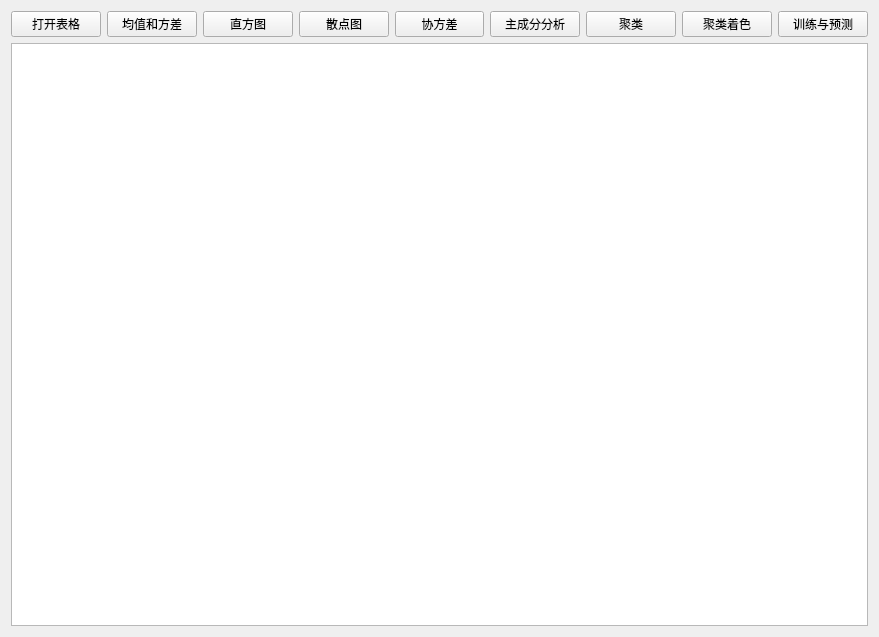
<?xml version="1.0" encoding="UTF-8"?>
<ui version="4.0">
 <class>Widget</class>
 <widget class="QWidget" name="Widget">
  <property name="geometry">
   <rect>
    <x>0</x>
    <y>0</y>
    <width>879</width>
    <height>637</height>
   </rect>
  </property>
  <property name="windowTitle">
   <string>Widget</string>
  </property>
  <layout class="QVBoxLayout" name="verticalLayout">
   <item>
    <layout class="QHBoxLayout" name="horizontalLayout">
     <item>
      <widget class="QPushButton" name="button_open">
       <property name="text">
        <string>打开表格</string>
       </property>
      </widget>
     </item>
     <item>
      <widget class="QPushButton" name="button_variance">
       <property name="text">
        <string>均值和方差</string>
       </property>
      </widget>
     </item>
     <item>
      <widget class="QPushButton" name="button_barchart">
       <property name="text">
        <string>直方图</string>
       </property>
      </widget>
     </item>
     <item>
      <widget class="QPushButton" name="button_scatter">
       <property name="text">
        <string>散点图</string>
       </property>
      </widget>
     </item>
     <item>
      <widget class="QPushButton" name="button_covariance">
       <property name="text">
        <string>协方差</string>
       </property>
      </widget>
     </item>
     <item>
      <widget class="QPushButton" name="button_pca">
       <property name="text">
        <string>主成分分析</string>
       </property>
      </widget>
     </item>
     <item>
      <widget class="QPushButton" name="button_cluster">
       <property name="text">
        <string>聚类</string>
       </property>
      </widget>
     </item>
     <item>
      <widget class="QPushButton" name="button_coloring">
       <property name="text">
        <string>聚类着色</string>
       </property>
      </widget>
     </item>
     <item>
      <widget class="QPushButton" name="button_ml">
       <property name="text">
        <string>训练与预测</string>
       </property>
      </widget>
     </item>
    </layout>
   </item>
   <item>
    <widget class="QTableView" name="tableView"/>
   </item>
  </layout>
 </widget>
 <resources/>
 <connections/>
</ui>
